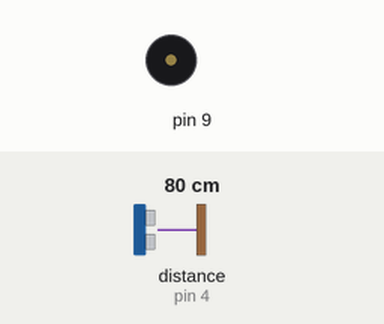
Recording of a sketch running on a simulated Arduino Uno, built with avr-gcc and run on an emulated ATmega328P. Shown: buzzer (waves = sounding). Wiring (inferred from the names in the program): ultrasonic range finder: trigger pin 2; echo pin 4. The test bench sets the inputs (shaded band); at power-on: distance to the obstacle (sensor on pin 4) 80 cm. The echo pulse lasts 58.3 µs per cm; what the sketch prints to the serial monitor is not drawn.

Above: at 1.2 s.
1.3 s: distance to the obstacle (sensor on pin 4) set to 120 cm
4.3 s: distance to the obstacle (sensor on pin 4) set to 250 cm
Timing chart, 0 to 13.3 s (numbered marks = the images above; inputs shaded):
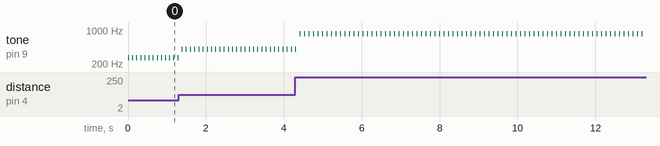

Measured:
- by itself, tone on pin 9: alternates 836 Hz for 0.02 s and silent for 0.10 s

The sketch:

arduino_distance_sound_4pin.ino
```cpp
const int trigPin = 2;
const int echoPin = 4;

// variable to calibrate low value (cm)
int distLow = 0;

// variable to calibrate high value (cm)
int distHigh = 300;

void setup() {
  // initialize serial communication at 9600 bits per second:
  Serial.begin(9600);
}

// the loop routine runs over and over again forever:
void loop() {

  long duration, inches, cm;

  pinMode(trigPin, OUTPUT);
  digitalWrite(trigPin, LOW);
  delayMicroseconds(2);
  digitalWrite(trigPin, HIGH);
  delayMicroseconds(10);
  digitalWrite(trigPin, LOW);

  pinMode(echoPin, INPUT);
  duration = pulseIn(echoPin, HIGH);

  // convert the time into a distance
  inches = microsecondsToInches(duration);
  cm = microsecondsToCentimeters(duration);

  // print out the value you read:
  Serial.print(inches);
  Serial.print("in, ");
  Serial.print(cm);
  Serial.print("cm");
  Serial.println();

  int pitch = map(cm, distLow, distHigh, 0, 1000);

  // play the tone for 20 ms on pin 8
  tone(9, pitch, 20);

  // wait for a moment
  delay(100);

}

long microsecondsToInches(long microseconds)
{
  // According to Parallax's datasheet for the PING))), there are
  // 73.746 microseconds per inch (i.e. sound travels at 1130 feet per
  // second).  This gives the distance travelled by the ping, outbound
  // and return, so we divide by 2 to get the distance of the obstacle.
  // See: http://www.parallax.com/dl/docs/prod/acc/28015-PING-v1.3.pdf
  return microseconds / 74 / 2;
}

long microsecondsToCentimeters(long microseconds)
{
  // The speed of sound is 340 m/s or 29 microseconds per centimeter.
  // The ping travels out and back, so to find the distance of the
  // object we take half of the distance travelled.
  return microseconds / 29 / 2;
}
```
